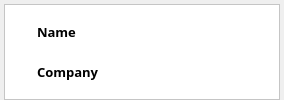
<?xml version="1.0" encoding="UTF-8"?>
<ui version="4.0">
 <class>RequestWidget</class>
 <widget class="QWidget" name="RequestWidget">
  <property name="geometry">
   <rect>
    <x>0</x>
    <y>0</y>
    <width>284</width>
    <height>100</height>
   </rect>
  </property>
  <property name="minimumSize">
   <size>
    <width>284</width>
    <height>100</height>
   </size>
  </property>
  <property name="maximumSize">
   <size>
    <width>284</width>
    <height>100</height>
   </size>
  </property>
  <property name="windowTitle">
   <string>Form</string>
  </property>
  <layout class="QGridLayout" name="gridLayout">
   <property name="leftMargin">
    <number>4</number>
   </property>
   <property name="topMargin">
    <number>4</number>
   </property>
   <property name="rightMargin">
    <number>4</number>
   </property>
   <property name="bottomMargin">
    <number>0</number>
   </property>
   <item row="0" column="0">
    <widget class="QFrame" name="frame">
     <property name="styleSheet">
      <string notr="true">QFrame {
	background: white;
	font-family: CenturyGothic;
	font: bold 10pt;
	color: &quot;#2B2A29&quot;;
}</string>
     </property>
     <property name="frameShape">
      <enum>QFrame::StyledPanel</enum>
     </property>
     <property name="frameShadow">
      <enum>QFrame::Raised</enum>
     </property>
     <layout class="QGridLayout" name="gridLayout_2">
      <item row="1" column="2">
       <widget class="QLabel" name="companyLabel">
        <property name="text">
         <string>Company</string>
        </property>
       </widget>
      </item>
      <item row="1" column="5">
       <widget class="QPushButton" name="cancelButton">
        <property name="minimumSize">
         <size>
          <width>32</width>
          <height>32</height>
         </size>
        </property>
        <property name="maximumSize">
         <size>
          <width>32</width>
          <height>32</height>
         </size>
        </property>
        <property name="text">
         <string/>
        </property>
        <property name="iconSize">
         <size>
          <width>32</width>
          <height>32</height>
         </size>
        </property>
        <property name="flat">
         <bool>true</bool>
        </property>
       </widget>
      </item>
      <item row="0" column="2">
       <widget class="QLabel" name="nameLabel">
        <property name="text">
         <string>Name</string>
        </property>
        <property name="wordWrap">
         <bool>true</bool>
        </property>
       </widget>
      </item>
      <item row="0" column="5">
       <widget class="QPushButton" name="okButton">
        <property name="minimumSize">
         <size>
          <width>32</width>
          <height>32</height>
         </size>
        </property>
        <property name="maximumSize">
         <size>
          <width>32</width>
          <height>32</height>
         </size>
        </property>
        <property name="text">
         <string/>
        </property>
        <property name="iconSize">
         <size>
          <width>32</width>
          <height>32</height>
         </size>
        </property>
        <property name="flat">
         <bool>true</bool>
        </property>
       </widget>
      </item>
      <item row="0" column="0" rowspan="2">
       <widget class="QLabel" name="avatar">
        <property name="text">
         <string/>
        </property>
       </widget>
      </item>
      <item row="0" column="1" rowspan="2">
       <widget class="Line" name="line">
        <property name="styleSheet">
         <string notr="true">background: qlineargradient(x1: 0, y1: 0, x2: 0, y2: 1,
                                       stop: 0 #B1B1B1, stop: 1 #F3F3F3);</string>
        </property>
        <property name="lineWidth">
         <number>0</number>
        </property>
        <property name="orientation">
         <enum>Qt::Vertical</enum>
        </property>
       </widget>
      </item>
      <item row="0" column="3" rowspan="2">
       <spacer name="horizontalSpacer">
        <property name="orientation">
         <enum>Qt::Horizontal</enum>
        </property>
        <property name="sizeHint" stdset="0">
         <size>
          <width>40</width>
          <height>20</height>
         </size>
        </property>
       </spacer>
      </item>
     </layout>
    </widget>
   </item>
  </layout>
 </widget>
 <resources/>
 <connections/>
</ui>
